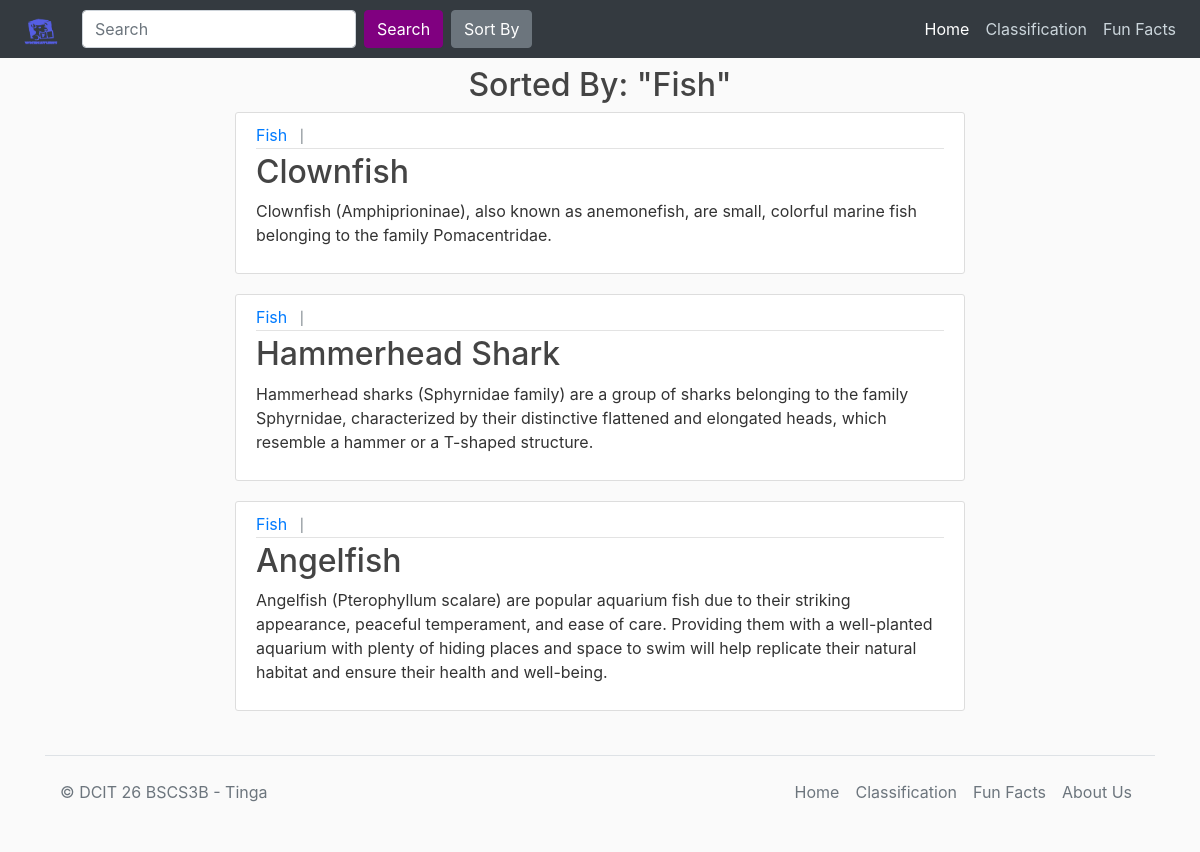
Page /Sorted-link/Fish/ on the committed database.
### blog/models.py (models this page shows, shortened)
class Post(models.Model):
	an_type = models.CharField(max_length=100)
	animal_cat = models.CharField(max_length=50)
	animal = models.CharField(max_length=100)
	definition = models.TextField()
	location_discovered = models.CharField(max_length=100)
	location = models.CharField(max_length=100)
	more_info = models.TextField(null=True, blank=True)
	image_name = models.CharField(max_length=50)
	image = models.ImageField(upload_to="img/%y", height_field=None, width_field=None, max_length=None)
	sci_name = models.CharField(max_length=255)
	fav_food = models.CharField(max_length=255)

### blog/views.py (the view)
# urls.py: path('Sorted-link/<str:animal_type>/', views.sort_animals_type, name='blog-animals2'),
def sort_animals_type(request, animal_type=None):
    include_other = False
    if animal_type:
        sort_query = Post.objects.filter(an_type = animal_type)
    else:
        sort_query = Post.objects.all()
    context = {
        'posts' : sort_query,
        'selected_animal_type' : animal_type,
        'inlude_other' : include_other
    }
    return render(request, 'blog/sorting_clicked.html', context)

### blog/templates/blog/sorting_clicked.html (shortened to what this page needs)
{% extends 'blog/base.html' %}
{% block content %}
<div>
{% if selected_animal_type %}
    <h2 style='text-align: center;'>Sorted By: "{{ selected_animal_type }}"</h2>
{% endif %}
</div>
<div>
  {% for post in posts %}
    <article class="media content-section mt-2">
          <div class="media-body">
            <div class="article-metadata">
              <a class="mr-2" href="{% url 'blog:blog-animals2' post.an_type %}">{{ post.an_type }}</a>
              <small class="text-muted">{{ post.date_discovered }} |</small>
            </div>
            <h2><a class="article-title" href="{% url 'blog:blog-info' post.animal %}">{{ post.animal }}</a></h2>
            <p class="article-content">{{ post.definition }}</p>
          </div>
        </article>
  {% endfor %}
</div>
{% endblock %}

### blog/static/blog/style.css (style rules this page uses)
body { background: #fafafa; color: #333333; margin-top: 0; }
h1, h2, h3, h4, h5, h6 { color: #444444; }
.content-section { background: #ffffff; padding: 10px 20px; border: 1px solid #dddddd; border-radius: 3px; margin-bottom: 20px; }
.article-title { color: #444444; }
.article-content { white-space: pre-line; }
.article-metadata { padding-bottom: 1px; margin-bottom: 4px; border-bottom: 1px solid #e3e3e3 }

### rows in the picture
Post: an_type "Fish", animal "Clownfish", definition "Clownfish (Amphiprioninae), also known as anemonefish, are small, colorful marine fish belonging to the family Pomacentridae."
Post: an_type "Fish", animal "Hammerhead Shark", definition "Hammerhead sharks (Sphyrnidae family) are a group of sharks belonging to the family Sphyrnidae, characterized by their distinctive flattened and elongated heads, which resemble a hammer or a T-shaped structure."
Post: an_type "Fish", animal "Angelfish", definition "Angelfish (Pterophyllum scalare) are popular aquarium fish due to their striking appearance, peaceful temperament, and ease of care. Providing them with a well-planted aquarium with plenty of hiding places and space to swim will help replicate their natural habitat and ensure their health and well-being."

### other values in the picture
{{ selected_animal_type }} "Fish"
